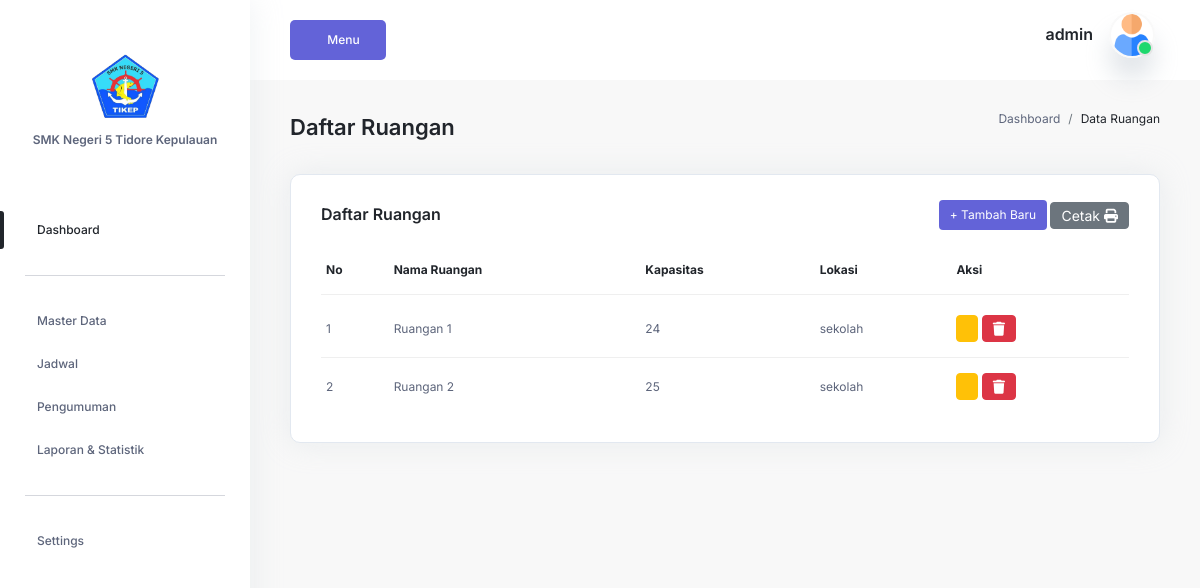
The app's page /login/admin/dataRuangan.php (signed in) with its own data.
### tables this page shows
CREATE TABLE `users` (
  `id` int(11) NOT NULL,
  `nama` varchar(100) NOT NULL,
  `username` varchar(50) DEFAULT NULL,
  `password` varchar(255) NOT NULL,
  `email` varchar(100) NOT NULL,
  `role` enum('admin','guru','siswa') NOT NULL,
  `is_active` tinyint(1) NOT NULL DEFAULT '1',
  `login_attempts` tinyint(1) NOT NULL DEFAULT '1',
  `created_at` timestamp NOT NULL DEFAULT CURRENT_TIMESTAMP,
  `updated_at` timestamp NULL DEFAULT NULL ON UPDATE CURRENT_TIMESTAMP
);

CREATE TABLE `ruangan` (
  `id_ruangan` int(11) NOT NULL,
  `nama_ruangan` varchar(50) NOT NULL,
  `kapasitas` int(11) DEFAULT NULL,
  `lokasi` varchar(100) DEFAULT NULL,
  `created_at` timestamp NOT NULL DEFAULT CURRENT_TIMESTAMP
);

### login/admin/dataRuangan.php (the view, shortened to what this page needs)
<?php
include "../config/koneksi.php";
?>
<?php require_once 'template/header.php'; ?>
<?php require_once 'template/sidebar.php'; ?>
<section class="section">
    <div class="container-fluid">
        <div class="title-wrapper pt-30">
            <div class="row align-items-center">
                <div class="col-md-6">
                    <div class="title d-flex align-items-center flex-wrap mb-30">
                        <h2 class="mr-40">Daftar Ruangan</h2>
                    </div>
                </div>
                <div class="col-md-6">
                    <div class="breadcrumb-wrapper mb-30">
                        <nav aria-label="breadcrumb">
                            <ol class="breadcrumb">
                                <li class="breadcrumb-item"><a href="#0">Dashboard</a></li>
                                <li class="breadcrumb-item active" aria-current="page">Data Ruangan</li>
                            </ol>
                        </nav>
                    </div>
                </div>
            </div>
        </div>
        <div class="row">
            <div class="col-12">
                <div class="card-style mb-30">
                    <div class="d-flex justify-content-between align-items-center mb-3">
                        <h6 class="mb-0">Daftar Ruangan</h6>
                        <div>
                            <a href="formRuangan.php?tambah=true" class="main-btn primary-btn btn-hover btn-sm">+ Tambah Baru</a>
                            <a href="cetak.php?cetakRuangan=true" class="btn btn-sm btn-secondary" target="_blank" title="Cetak PDF">
                                Cetak <i class="fas fa-print"></i>
                            </a>
                        </div>
                    </div>
                    <div class="table-wrapper table-responsive">
                        <table class="table striped-table">
                            <thead>
                                <tr>
                                    <th>No</th>
                                    <th>Nama Ruangan</th>
                                    <th>Kapasitas</th>
                                    <th>Lokasi</th>
                                    <th>Aksi</th>
                                </tr>
                            </thead>
                            <tbody>
                                <?php
                                $no = 1;
                                $query = "SELECT * FROM ruangan";
                                $result = mysqli_query($conn, $query);
                                while ($row = mysqli_fetch_assoc($result)) {
                                ?>
                                    <tr>
                                        <td><p><?= $no++; ?></p></td>
                                        <td><p><?= htmlspecialchars($row['nama_ruangan']); ?></p></td>
                                        <td><p><?= htmlspecialchars($row['kapasitas']); ?></p></td>
                                        <td><p><?= ($row['lokasi']); ?></p></td>
                                        <td>
                                            <a href="formRuangan.php?edit=<?= $row['id_ruangan'] ?>" class="btn btn-sm btn-warning">
                                            </a>
                                            <a href="formRuangan.php?hapus=<?= $row['id_ruangan'] ?>" class="btn btn-sm btn-danger" onclick="return confirm('Yakin ingin menghapus ruangan ini?')">
                                                <i class="fas fa-trash"></i>
                                            </a>
                                        </td>
                                    </tr>
                                <?php } ?>
                            </tbody>
                        </table>
                    </div>
                </div>
            </div>
        </div>
    </div>
</section>
<?php include './template/footer.php'; ?>

### login/admin/template/header.php (shortened to what this page needs)
<?php
include "../config/koneksi.php";
$user_id = $_SESSION['user_id'];
$query = mysqli_query($conn, "SELECT * FROM users WHERE id = '$user_id'");
 $data = mysqli_fetch_assoc($query);
?>
    <!DOCTYPE html>
<html lang="en">
    <head>
        <link rel="stylesheet" href="https://cdn.jsdelivr.net/npm/@fortawesome/fontawesome-free@5.15.4/css/fontawesome.min.css">
        <link
            href="https://cdn.jsdelivr.net/npm/bootstrap@5.2.0-beta1/dist/css/bootstrap.min.css"
            rel="stylesheet"
>
        <link rel="stylesheet" href="../../css/LineIcons.2.0.css">
        <link href="https://cdn.lineicons.com/4.0/lineicons.css" rel="stylesheet" />
        <link rel="stylesheet" href="https://cdnjs.cloudflare.com/ajax/libs/font-awesome/6.4.2/css/all.min.css" />
        <link rel="stylesheet" href="../assets/css/fullcalendar.css">
        <link rel="stylesheet" href="../assets/css/morris.css">
        <link rel="stylesheet" href="../assets/css/datatable.css">
        <link rel="stylesheet" href="../assets/css/main.css">
<link rel="stylesheet" type="text/css" href="https://cdn.datatables.net/1.11.5/css/jquery.dataTables.css">
        <body>
            <main class="main-wrapper">
                <header class="header">
                    <div class="container-fluid">
                        <div class="row">
                            <div class="col-lg-5 col-md-5 col-6">
                                <div class="header-left d-flex align-items-center">
                                    <div class="menu-toggle-btn mr-20">
                                        <button id="menu-toggle" class="main-btn primary-btn btn-hover">
                                            Menu
                                        </button>
                                    </div>
                                </div>
                            </div>
                            <div class="col-lg-7 col-md-7 col-6">
                                <div class="header-right">
                                    <div class="profile-box ml-15">
                                        <button
                                            class="dropdown-toggle bg-transparent border-0"
                                            type="button"
                                            id="profile"
                                            data-bs-toggle="dropdown"
                                            aria-expanded="false">
                                            <div class="profile-info">
                                                <div class="info">
                                                    <h6><?php echo $data['username'];?></h6>
                                                    <div class="image">
                                                        <img src="../../assets/img/user.png" alt=""/>
                                                        <span class="status"></span>
                                                    </div>
                                                </div>
                                            </div>
                                        </button>
                                    </div>
                                </div>
                            </div>
                        </div>
                    </div>
                </header>

### login/assets/css/fullcalendar.css (style rules this page uses)
:root { --fc-daygrid-event-dot-width:8px;--fc-list-event-dot-width:10px;--fc-list-event-hover-bg-color:#f5f5f5 }

### records on screen
users: username "admin"
ruangan: nama_ruangan "Ruangan 1", kapasitas "24", lokasi "sekolah"
ruangan: nama_ruangan "Ruangan 2", kapasitas "25", lokasi "sekolah"
